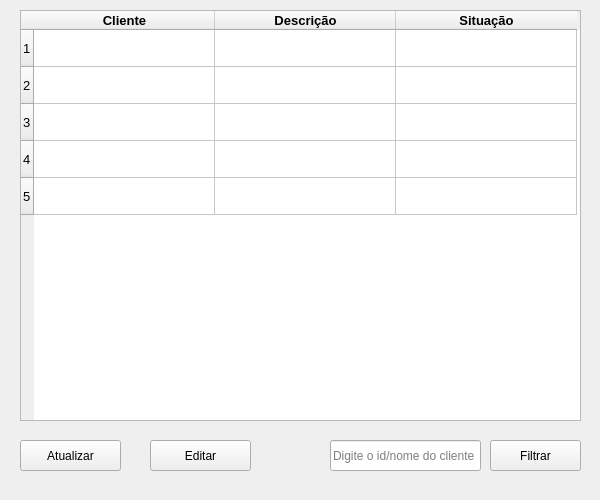
<?xml version="1.0" encoding="UTF-8"?>
<ui version="4.0">
 <class>ListarClientes</class>
 <widget class="QMainWindow" name="ListarClientes">
  <property name="geometry">
   <rect>
    <x>0</x>
    <y>0</y>
    <width>600</width>
    <height>500</height>
   </rect>
  </property>
  <property name="windowTitle">
   <string>ListarClientes</string>
  </property>
  <widget class="QWidget" name="centralwidget">
   <widget class="QTableWidget" name="tableWidget">
    <property name="geometry">
     <rect>
      <x>20</x>
      <y>10</y>
      <width>561</width>
      <height>411</height>
     </rect>
    </property>
    <property name="font">
     <font>
      <pointsize>10</pointsize>
      <weight>50</weight>
      <bold>false</bold>
     </font>
    </property>
    <property name="rowCount">
     <number>5</number>
    </property>
    <property name="columnCount">
     <number>3</number>
    </property>
    <attribute name="horizontalHeaderMinimumSectionSize">
     <number>30</number>
    </attribute>
    <attribute name="horizontalHeaderDefaultSectionSize">
     <number>181</number>
    </attribute>
    <attribute name="verticalHeaderMinimumSectionSize">
     <number>37</number>
    </attribute>
    <attribute name="verticalHeaderDefaultSectionSize">
     <number>37</number>
    </attribute>
    <row/>
    <row/>
    <row/>
    <row/>
    <row/>
    <column>
     <property name="text">
      <string>Cliente</string>
     </property>
     <property name="font">
      <font>
       <pointsize>10</pointsize>
       <weight>75</weight>
       <bold>true</bold>
      </font>
     </property>
    </column>
    <column>
     <property name="text">
      <string>Descrição</string>
     </property>
     <property name="font">
      <font>
       <pointsize>10</pointsize>
       <weight>75</weight>
       <bold>true</bold>
      </font>
     </property>
    </column>
    <column>
     <property name="text">
      <string>Situação</string>
     </property>
     <property name="font">
      <font>
       <pointsize>10</pointsize>
       <weight>75</weight>
       <bold>true</bold>
      </font>
     </property>
    </column>
   </widget>
   <widget class="QPushButton" name="brnEditarDados">
    <property name="geometry">
     <rect>
      <x>150</x>
      <y>440</y>
      <width>101</width>
      <height>31</height>
     </rect>
    </property>
    <property name="text">
     <string>Editar</string>
    </property>
   </widget>
   <widget class="QPushButton" name="btnFiltrar">
    <property name="geometry">
     <rect>
      <x>490</x>
      <y>440</y>
      <width>91</width>
      <height>31</height>
     </rect>
    </property>
    <property name="text">
     <string>Filtrar</string>
    </property>
   </widget>
   <widget class="QPushButton" name="btnAtualizar">
    <property name="geometry">
     <rect>
      <x>20</x>
      <y>440</y>
      <width>101</width>
      <height>31</height>
     </rect>
    </property>
    <property name="text">
     <string>Atualizar</string>
    </property>
   </widget>
   <widget class="QLineEdit" name="inputFiltrar">
    <property name="geometry">
     <rect>
      <x>330</x>
      <y>440</y>
      <width>151</width>
      <height>31</height>
     </rect>
    </property>
    <property name="placeholderText">
     <string>Digite o id/nome do cliente</string>
    </property>
   </widget>
  </widget>
 </widget>
 <resources/>
 <connections/>
</ui>
